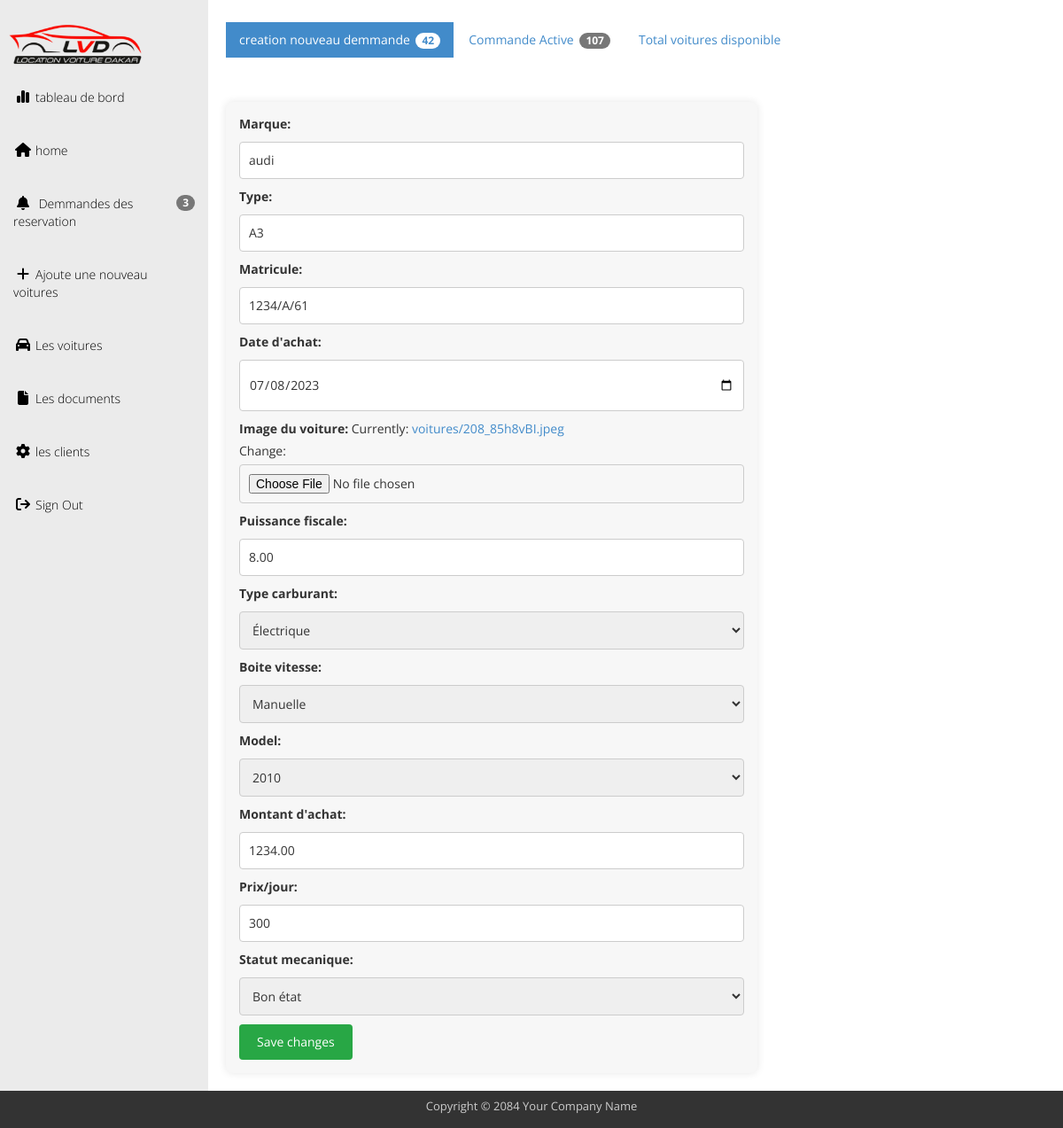
The page /administration/voiture/2/update/ (signed in) on the database its author committed.
### administration/models.py (models this page shows, shortened)
class Voiture(models.Model):
    MODEL_CHOICES = [(str(year), str(year)) for year in range(2010, 2025)]
    TYPE_CARBURANT_CHOICES = [
        ('Essence', 'Essence'),
        ('Diesel', 'Diesel'),
        ('Electrique', 'Électrique'),
    ]
    BOITE_VITESSE_CHOICES = [
        ('Manuelle', 'Manuelle'),
        ('Automatique', 'Automatique'),
    ]
    STATUT_CHOICES = [
        ('Bon état', 'Bon état'),
        ('Besoin de réparations mineures', 'Besoin de réparations mineures'),
        ('Besoin de réparations majeures', 'Besoin de réparations majeures'),
    ]
    marque = models.CharField(max_length=100, )
    type = models.CharField(max_length=100)
    matricule = models.CharField(max_length=50)
    date_achat = models.DateField()
    image = models.ImageField(upload_to='voitures/')
    puissance_fiscale = models.DecimalField(max_digits=5, decimal_places=2)
    type_carburant = models.CharField(max_length=50, choices=TYPE_CARBURANT_CHOICES)
    boite_vitesse = models.CharField(max_length=50, choices=BOITE_VITESSE_CHOICES)
    model = models.CharField(max_length=100,choices=MODEL_CHOICES)
    montant_achat = models.DecimalField(max_digits=10, decimal_places=2)
    prix=models.CharField(max_length=10, default='0')
    statut_mecanique = models.CharField(max_length=50, choices=STATUT_CHOICES, default='Bon état')
    disponibilite=models.CharField(max_length=5,default='oui')

### administration/views.py (the view)
# urls.py: path('voiture/<int:pk>/update/',views.update_voiture, name='update_voiture'),
@login_required
def update_voiture(request,pk):
    if not request.user.is_staff:
        return redirect('admin_login')
    voiture = get_object_or_404(Voiture, pk=pk)
    if request.method == "POST":
        form = VoitureForm(request.POST, instance=voiture)
        if form.is_valid() :
            form.save()
            for user in User.objects.all():
                Notification.objects.create(user=user, message=f"Voiture {voiture.marque} a été mise à jour.")
            return redirect('fiche_voiture', pk=voiture.pk)
    else:
        form = VoitureForm(instance=voiture)
    return render(request,'administration/update_voiture.html',{'form':form})

### administration/forms.py (shortened to what this page needs)
class VoitureForm(forms.ModelForm):
    class Meta:
        model = Voiture
        fields = ['marque', 'type', 'matricule', 'date_achat', 'image', 'puissance_fiscale', 'type_carburant', 'boite_vitesse', 'model' ,'montant_achat','prix','statut_mecanique']
        labels = {
            'marque': 'Marque',
            'type': 'Type',
            'matricule': 'Matricule',
            'date_achat': 'Date d\'achat',
            'image': 'Image du voiture',
            'puissance_fiscale': 'Puissance fiscale',
            'type_carburant': 'Type de carburant',
            'boite_vitesse': 'Boîte de vitesse',
            'model': 'Modèle',
            'montant_achat': 'Montant d\'achat',
            'prix': 'Prix/jour',
        }
        widgets = {
            'date_achat': forms.DateInput(attrs={'type': 'date'}),
        }
    MODEL_CHOICES = Voiture.MODEL_CHOICES
    TYPE_CARBURANT_CHOICES = Voiture.TYPE_CARBURANT_CHOICES
    BOITE_VITESSE_CHOICES = Voiture.BOITE_VITESSE_CHOICES
    type_carburant = forms.ChoiceField(choices=TYPE_CARBURANT_CHOICES)
    boite_vitesse = forms.ChoiceField(choices=BOITE_VITESSE_CHOICES)
    model = forms.ChoiceField(choices=MODEL_CHOICES)

### administration/context_processors.py (called while the page is built)
def global_count(request):
    commande = Commande_reservation.objects.all()
    commande_count = commande.count()
    voiture_dispo = Voiture.objects.all()
    available_count = sum(1 for voiture in voiture_dispo if voiture.disponibilite.lower() == 'oui')
    forms = {res.pk: UpdateDateForm(instance=res) for res in commande}
    return {
        'commande_count': commande_count,
        'available_count': available_count
    }

### templates/administration/update_voiture.html (shortened to what this page needs)
{% load static %}
<!DOCTYPE html>
<head>
  <link rel="stylesheet" href="{% static 'administration/css/templatemo_main.css' %}">
  <link rel="stylesheet" href="{% static 'css/all.min.css' %}">
</head>
<body>
  <div id="main-wrapper">
    <div class="template-page-wrapper">
      <div class="navbar-collapse collapse templatemo-sidebar">
        <ul class="templatemo-sidebar-menu">
          <li>
            <img src="{% static 'images/LVD-logo-Transparent2.ico' %}" alt="" width="70px" height="60px" style="scale: 2.5; margin-left: 50px;" >
          </li>
          <li ><a href="{% url 'reservation_statistiques' %}"><i class="fa-solid fa-chart-simple"></i>tableau de bord</a></li>
          <li ><a href="{% url 'index' %}"><i class="fa fa-home"></i>home</a></li>
          <li><a href="{% url 'demmande' %}"><i class="fa-sharp fa-solid fa-bell"></i><span class="badge pull-right">3</span> Demmandes des reservation</a></li>
          <li><a href="{% url 'ajoute_voiture' %}"><i class="fa-solid fa-plus"></i>Ajoute une nouveau voitures</a></li>
          <li><a href="{% url 'voitures' %}"><i class="fa-solid fa-car"></i>Les voitures</a></li>
          <li><a href="{% url 'document_vehicule_view' %}"><i class="fa-sharp fa-solid fa-file"></i>Les documents</a></li>
          <li><a href=""><i class="fa fa-cog"></i>les clients</a></li>
          <li><a href="" data-toggle="modal" data-target="#confirmModal"><i class="fa fa-sign-out"></i>Sign Out</a></li>
        </ul>
      </div>
      <div class="templatemo-content-wrapper">
        <div class="templatemo-content">
          <div class="row margin-bottom-30">
            <div class="col-md-12">
              <ul class="nav nav-pills">
                <li class="active"><a href="#">creation nouveau demmande <span class="badge">42</span></a></li>
                <li><a href="#">Commande Active <span class="badge">107</span></a></li>
                <li><a href="#">Total voitures disponible </a></li>
              </ul>
            </div>
          </div>
          <div class="row">
            <div class="col-md-12">
                        <form method="post">
                                    {{ form.as_p }}
                                    <button type="submit">Save changes</button>
                        </form>
            </div>
          </div>
        </div>
      </div>
      <footer class="templatemo-footer"
      >
        <div class="templatemo-copyright">
          <p>Copyright &copy; 2084 Your Company Name</p>
        </div>
      </footer>
    </div>
</div>
  </body>
</html>

### project/static/administration/css/templatemo_main.css (style rules this page uses)
* { font-family: 'Open Sans', sans-serif; }
body { background-color: rgb(235,235,235); }
.templatemo-content-wrapper { float: left; width: 100%; }
.templatemo-content { margin-left: 235px; margin-top: 0px; min-height: 600px; padding: 25px 20px 0 20px; background-color: white; overflow-x: hidden; }
.templatemo-footer { clear: both; font-size: 13px; padding: 8px 0 5px 0; text-align: center; color: #ccc; background-color: #333; }
.margin-bottom-30 { margin-bottom: 30px; }
.templatemo-sidebar { padding: 0; margin-top: 20px; }
.templatemo-sidebar .templatemo-sidebar-menu { list-style: none; margin: 0; padding: 0; }
.templatemo-sidebar .templatemo-sidebar-menu > li { display: block; margin: 0; padding: 0; border: 0px; }
.templatemo-sidebar .templatemo-sidebar-menu > li > a { display: block; position: relative; margin: 0; border: 0px; padding: 20px 15px; text-decoration: none; font-size: 14px; font-weight: 300; }
.templatemo-sidebar-menu a { color: black; }
.templatemo-sidebar .templatemo-sidebar-menu > li > a > i { font-size: 16px; top: 2px; margin-top: 1px; margin-left: 1px; margin-right: 4px; display: inline-block; width: 1.25em; text-align: center; }
.nav-pills>li>a, .nav-tabs>li>a, .alert, .progress, .panel, .btn, .panel-group .panel, .form-control, .modal-content, .breadcrumb { border-radius: 0; }
@media screen and (min-width: 992px) { .templatemo-sidebar { width: 235px; float: left; position: relative; margin-right: -100%; } }

### templates/administration/update_voiture.html (style rules this page uses)
form { margin: 20px 0; }
form label { font-weight: bold; margin-bottom: 5px; }
form input, form select, form textarea { width: 100%; padding: 10px; margin-top: 5px; border: 1px solid #ccc; border-radius: 4px; }
form button { background-color: #28a745; color: white; padding: 10px 20px; border: none; border-radius: 4px; cursor: pointer; }
form { width: 100%; max-width: 600px; padding: 15px; background-color: #f7f7f7; border-radius: 8px; box-shadow: 0 0 10px rgba(0, 0, 0, 0.1); }

### rows shown on the page
Voiture: marque "audi", type "A3", matricule "1234/A/61", date_achat "07/08/2023", puissance_fiscale "8.00", type_carburant "Électrique", boite_vitesse "Manuelle", model "2010", montant_achat "1234.00", prix "300", statut_mecanique "Bon état"
